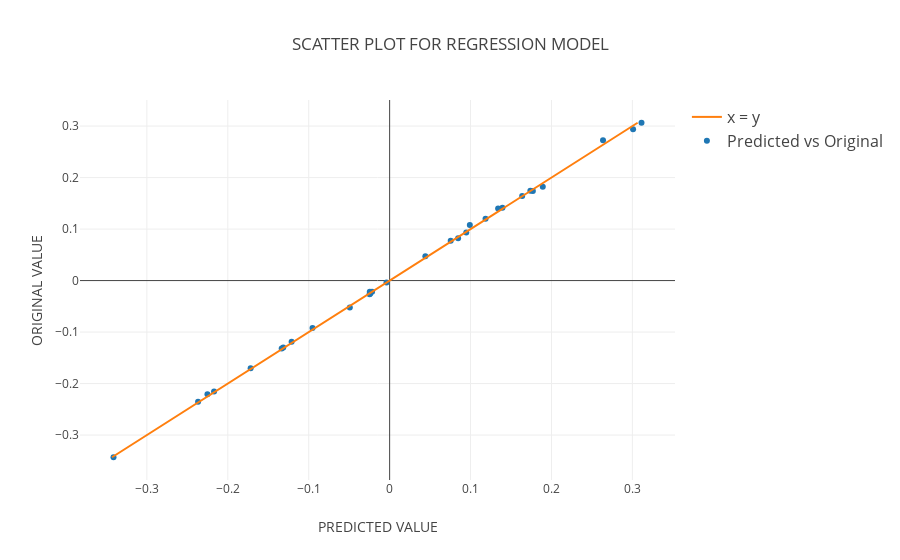

The notebook cell this image was saved under:
### Markdown cell above
## REGRESSION MODEL PLOT ##

### Code cell
trace1 = go.Scatter(
    x=reg.predict(X_test),
    y= Y_test,
    mode='markers',
    name = 'Predicted vs Original',
    line=dict(shape='linear')
)
trace2 = go.Scatter(
    x= Y_test,
    y= Y_test,
    mode='lines',
    name = 'x = y',
    line=dict(shape='linear')
)
data = [trace1, trace2]
layout = dict(
    title='SCATTER PLOT FOR REGRESSION MODEL',
    xaxis=dict(
        title='PREDICTED VALUE '
    ),
    yaxis=dict(
        title='ORIGINAL VALUE'
    ),
    legend=dict(
        traceorder='reversed',
        font=dict(size=16)
    )
)
fig = dict(data=data, layout=layout)
plot.iplot(fig, filename='SYTOLICBP_Regression Model')

### Figure 1 — Plotly figure (JSON) as saved in the notebook; plotly's stock layout.template omitted (floating-point values rounded to 4 significant figures)
{"data": [{"line": {"shape": "linear"}, "mode": "markers", "name": "Predicted vs Original", "type": "scatter", "x": [0.3113, 0.0991, -0.003878, 0.177, 0.07546, -0.2367, 0.3009, 0.0846, -0.1718, 0.1892, -0.3413, -0.2251, -0.02171, 0.04414, 0.1638, -0.02412, -0.217, -0.02478, 0.2637, -0.1315, 0.0947, -0.04921, -0.1212, -0.02454, -0.0953, -0.1334, 0.1739, 0.1394, 0.1185, 0.1341], "y": [0.3065, 0.1077, -0.003932, 0.1737, 0.07746, -0.2355, 0.2937, 0.08204, -0.1701, 0.1823, -0.3431, -0.2209, -0.02178, 0.04712, 0.1645, -0.02541, -0.2156, -0.02676, 0.2723, -0.1298, 0.0932, -0.05254, -0.1186, -0.02174, -0.09209, -0.1317, 0.1742, 0.1412, 0.12, 0.1398]}, {"line": {"shape": "linear"}, "mode": "lines", "name": "x = y", "type": "scatter", "x": [0.3065, 0.1077, -0.003932, 0.1737, 0.07746, -0.2355, 0.2937, 0.08204, -0.1701, 0.1823, -0.3431, -0.2209, -0.02178, 0.04712, 0.1645, -0.02541, -0.2156, -0.02676, 0.2723, -0.1298, 0.0932, -0.05254, -0.1186, -0.02174, -0.09209, -0.1317, 0.1742, 0.1412, 0.12, 0.1398], "y": [0.3065, 0.1077, -0.003932, 0.1737, 0.07746, -0.2355, 0.2937, 0.08204, -0.1701, 0.1823, -0.3431, -0.2209, -0.02178, 0.04712, 0.1645, -0.02541, -0.2156, -0.02676, 0.2723, -0.1298, 0.0932, -0.05254, -0.1186, -0.02174, -0.09209, -0.1317, 0.1742, 0.1412, 0.12, 0.1398]}], "layout": {"legend": {"font": {"size": 16}, "traceorder": "reversed"}, "title": "SCATTER PLOT FOR REGRESSION MODEL", "xaxis": {"title": "PREDICTED VALUE "}, "yaxis": {"title": "ORIGINAL VALUE"}}}
